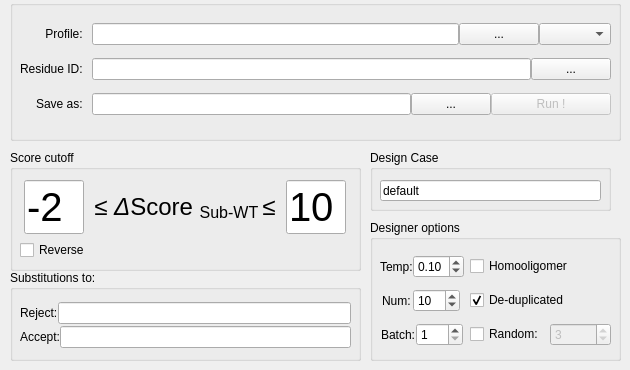
    <widget class="QWidget" name="tab_mutate">
     <property name="statusTip">
      <string>Load Mutants from PSSM with biases.</string>
     </property>
     <attribute name="title">
      <string>Mutate</string>
     </attribute>
     <widget class="QGroupBox" name="groupBox_4">
      <property name="geometry">
       <rect>
        <x>10</x>
        <y>0</y>
        <width>611</width>
        <height>141</height>
       </rect>
      </property>
      <property name="title">
       <string/>
      </property>
      <widget class="QWidget" name="layoutWidget">
       <property name="geometry">
        <rect>
         <x>10</x>
         <y>10</y>
         <width>591</width>
         <height>121</height>
        </rect>
       </property>
       <layout class="QGridLayout" name="gridLayout_IO">
        <property name="verticalSpacing">
         <number>0</number>
        </property>
        <item row="0" column="1">
         <layout class="QHBoxLayout" name="horizontalLayout_18">
          <item>
           <widget class="QLineEdit" name="lineEdit_input_csv">
            <property name="statusTip">
             <string>Input protein profile. eg. PSSM/DMS/CSV. Ignored if external designer is used.</string>
            </property>
            <property name="text">
             <string/>
            </property>
           </widget>
          </item>
          <item>
           <widget class="QPushButton" name="pushButton_open_input_csv">
            <property name="text">
             <string>...</string>
            </property>
           </widget>
          </item>
          <item>
           <widget class="QComboBox" name="comboBox_profile_type">
            <property name="sizePolicy">
             <sizepolicy hsizetype="Fixed" vsizetype="Fixed">
              <horstretch>0</horstretch>
              <verstretch>0</verstretch>
             </sizepolicy>
            </property>
            <property name="minimumSize">
             <size>
              <width>0</width>
              <height>0</height>
             </size>
            </property>
            <property name="maximumSize">
             <size>
              <width>120</width>
              <height>16777215</height>
             </size>
            </property>
            <property name="statusTip">
             <string>Format of profile, automatically determined. Profile will be ignored if choosing external designer.</string>
            </property>
           </widget>
          </item>
         </layout>
        </item>
        <item row="1" column="0">
         <widget class="QLabel" name="label_input_pssm_csv_2">
          <property name="text">
           <string>Residue ID: </string>
          </property>
          <property name="alignment">
           <set>Qt::AlignRight|Qt::AlignTrailing|Qt::AlignVCenter</set>
          </property>
         </widget>
        </item>
        <item row="2" column="1">
         <layout class="QHBoxLayout" name="horizontalLayout_19">
          <item>
           <widget class="QLineEdit" name="lineEdit_output_pse_mutate">
            <property name="sizePolicy">
             <sizepolicy hsizetype="Minimum" vsizetype="Fixed">
              <horstretch>0</horstretch>
              <verstretch>0</verstretch>
             </sizepolicy>
            </property>
            <property name="statusTip">
             <string>Output session path</string>
            </property>
            <property name="text">
             <string/>
            </property>
           </widget>
          </item>
          <item>
           <widget class="QPushButton" name="pushButton_open_output_pse_mutate">
            <property name="sizePolicy">
             <sizepolicy hsizetype="Fixed" vsizetype="Fixed">
              <horstretch>0</horstretch>
              <verstretch>0</verstretch>
             </sizepolicy>
            </property>
            <property name="text">
             <string>...</string>
            </property>
           </widget>
          </item>
          <item>
           <widget class="QPushButton" name="pushButton_run_PSSM_to_pse">
            <property name="enabled">
             <bool>false</bool>
            </property>
            <property name="sizePolicy">
             <sizepolicy hsizetype="Fixed" vsizetype="Fixed">
              <horstretch>0</horstretch>
              <verstretch>0</verstretch>
             </sizepolicy>
            </property>
            <property name="maximumSize">
             <size>
              <width>120</width>
              <height>16777215</height>
             </size>
            </property>
            <property name="text">
             <string>Run !</string>
            </property>
            <property name="checkable">
             <bool>false</bool>
            </property>
           </widget>
          </item>
         </layout>
        </item>
        <item row="2" column="0">
         <widget class="QLabel" name="label_output_pse_2">
          <property name="text">
           <string>Save as: </string>
          </property>
          <property name="alignment">
           <set>Qt::AlignRight|Qt::AlignTrailing|Qt::AlignVCenter</set>
          </property>
         </widget>
        </item>
        <item row="1" column="1">
         <layout class="QHBoxLayout" name="horizontalLayout_3">
          <item>
           <widget class="QLineEdit" name="lineEdit_input_customized_indices">
            <property name="statusTip">
             <string>Design residue indices, text file or string like `16-78,99,103,192-199`</string>
            </property>
            <property name="text">
             <string/>
            </property>
           </widget>
          </item>
          <item>
           <widget class="QPushButton" name="pushButton_open_customized_indices">
            <property name="sizePolicy">
             <sizepolicy hsizetype="Fixed" vsizetype="Fixed">
              <horstretch>0</horstretch>
              <verstretch>0</verstretch>
             </sizepolicy>
            </property>
            <property name="text">
             <string>...</string>
            </property>
           </widget>
          </item>
         </layout>
        </item>
        <item row="0" column="0">
         <widget class="QLabel" name="label_input_pssm_csv">
          <property name="text">
           <string>Profile: </string>
          </property>
          <property name="alignment">
           <set>Qt::AlignRight|Qt::AlignTrailing|Qt::AlignVCenter</set>
          </property>
         </widget>
        </item>
       </layout>
      </widget>
     </widget>
     <widget class="QGroupBox" name="groupBox_2">
      <property name="geometry">
       <rect>
        <x>10</x>
        <y>150</y>
        <width>351</width>
        <height>121</height>
       </rect>
      </property>
      <property name="title">
       <string>Score cutoff</string>
      </property>
      <widget class="QWidget" name="verticalLayoutWidget_4">
       <property name="geometry">
        <rect>
         <x>10</x>
         <y>30</y>
         <width>331</width>
         <height>81</height>
        </rect>
       </property>
       <layout class="QVBoxLayout" name="verticalLayout_7">
        <item>
         <layout class="QHBoxLayout" name="horizontalLayout_36">
          <item>
           <widget class="QLineEdit" name="lineEdit_score_minima">
            <property name="sizePolicy">
             <sizepolicy hsizetype="Fixed" vsizetype="Fixed">
              <horstretch>0</horstretch>
              <verstretch>0</verstretch>
             </sizepolicy>
            </property>
            <property name="maximumSize">
             <size>
              <width>60</width>
              <height>16777215</height>
             </size>
            </property>
            <property name="font">
             <font>
              <pointsize>30</pointsize>
             </font>
            </property>
            <property name="statusTip">
             <string/>
            </property>
            <property name="inputMethodHints">
             <set>Qt::ImhDigitsOnly</set>
            </property>
            <property name="text">
             <string>-2</string>
            </property>
           </widget>
          </item>
          <item>
           <widget class="QLabel" name="label_output_pse_3">
            <property name="sizePolicy">
             <sizepolicy hsizetype="Fixed" vsizetype="Fixed">
              <horstretch>0</horstretch>
              <verstretch>0</verstretch>
             </sizepolicy>
            </property>
            <property name="statusTip">
             <string>Scoring criteria for profile designer.</string>
            </property>
            <property name="text">
             <string>&lt;html&gt;&lt;head/&gt;&lt;body&gt;&lt;p&gt;&lt;span style=&quot; font-size:18pt;&quot;&gt;≤ &lt;/span&gt;&lt;span style=&quot; font-size:18pt; font-style:italic;&quot;&gt;Δ&lt;/span&gt;&lt;span style=&quot; font-size:18pt;&quot;&gt;Score &lt;/span&gt;&lt;span style=&quot; font-size:18pt; vertical-align:sub;&quot;&gt;Sub-WT &lt;/span&gt;&lt;span style=&quot; font-size:18pt;&quot;&gt;≤&lt;/span&gt;&lt;/p&gt;&lt;/body&gt;&lt;/html&gt;</string>
            </property>
            <property name="alignment">
             <set>Qt::AlignCenter</set>
            </property>
           </widget>
          </item>
          <item>
           <widget class="QLineEdit" name="lineEdit_score_maxima">
            <property name="sizePolicy">
             <sizepolicy hsizetype="Fixed" vsizetype="Fixed">
              <horstretch>0</horstretch>
              <verstretch>0</verstretch>
             </sizepolicy>
            </property>
            <property name="maximumSize">
             <size>
              <width>60</width>
              <height>16777215</height>
             </size>
            </property>
            <property name="font">
             <font>
              <pointsize>30</pointsize>
             </font>
            </property>
            <property name="statusTip">
             <string>Scoring criteria for profile designer.</string>
            </property>
            <property name="inputMethodHints">
             <set>Qt::ImhDigitsOnly</set>
            </property>
            <property name="text">
             <string>10</string>
            </property>
           </widget>
          </item>
         </layout>
        </item>
        <item>
         <widget class="QCheckBox" name="checkBox_reverse_mutant_effect">
          <property name="statusTip">
           <string>Lower scores will be favored in certain scoring methods, such as ddG scoring.</string>
          </property>
          <property name="text">
           <string>Reverse</string>
          </property>
         </widget>
        </item>
       </layout>
      </widget>
     </widget>
     <widget class="QGroupBox" name="groupBox_11">
      <property name="geometry">
       <rect>
        <x>370</x>
        <y>220</y>
        <width>251</width>
        <height>141</height>
       </rect>
      </property>
      <property name="title">
       <string>Designer options</string>
      </property>
      <widget class="QWidget" name="gridLayoutWidget">
       <property name="geometry">
        <rect>
         <x>10</x>
         <y>30</y>
         <width>231</width>
         <height>101</height>
        </rect>
       </property>
       <layout class="QGridLayout" name="gridLayout_6">
        <item row="1" column="0">
         <layout class="QHBoxLayout" name="horizontalLayout_49">
          <property name="spacing">
           <number>0</number>
          </property>
          <item>
           <widget class="QLabel" name="label_3">
            <property name="sizePolicy">
             <sizepolicy hsizetype="Fixed" vsizetype="Preferred">
              <horstretch>0</horstretch>
              <verstretch>0</verstretch>
             </sizepolicy>
            </property>
            <property name="statusTip">
             <string>Number of sequence to sample.</string>
            </property>
            <property name="text">
             <string>Num:</string>
            </property>
            <property name="alignment">
             <set>Qt::AlignLeading|Qt::AlignLeft|Qt::AlignVCenter</set>
            </property>
           </widget>
          </item>
          <item>
           <widget class="QSpinBox" name="spinBox_designer_batch">
            <property name="sizePolicy">
             <sizepolicy hsizetype="Fixed" vsizetype="Fixed">
              <horstretch>0</horstretch>
              <verstretch>0</verstretch>
             </sizepolicy>
            </property>
            <property name="statusTip">
             <string>Number of sequence to sample.</string>
            </property>
            <property name="alignment">
             <set>Qt::AlignLeading|Qt::AlignLeft|Qt::AlignVCenter</set>
            </property>
            <property name="minimum">
             <number>1</number>
            </property>
            <property name="maximum">
             <number>999</number>
            </property>
            <property name="singleStep">
             <number>1</number>
            </property>
            <property name="value">
             <number>10</number>
            </property>
           </widget>
          </item>
         </layout>
        </item>
        <item row="0" column="0">
         <layout class="QHBoxLayout" name="horizontalLayout_47">
          <property name="spacing">
           <number>0</number>
          </property>
          <item>
           <widget class="QLabel" name="label">
            <property name="sizePolicy">
             <sizepolicy hsizetype="Fixed" vsizetype="Preferred">
              <horstretch>0</horstretch>
              <verstretch>0</verstretch>
             </sizepolicy>
            </property>
            <property name="statusTip">
             <string>Temperature of external designer. Higher values will lead to more diversity.</string>
            </property>
            <property name="text">
             <string>Temp:</string>
            </property>
            <property name="alignment">
             <set>Qt::AlignLeading|Qt::AlignLeft|Qt::AlignVCenter</set>
            </property>
           </widget>
          </item>
          <item>
           <widget class="QDoubleSpinBox" name="doubleSpinBox_designer_temperature">
            <property name="sizePolicy">
             <sizepolicy hsizetype="Fixed" vsizetype="Fixed">
              <horstretch>0</horstretch>
              <verstretch>0</verstretch>
             </sizepolicy>
            </property>
            <property name="statusTip">
             <string>Temperature of external designer. Higher values will lead to more diversity.</string>
            </property>
            <property name="alignment">
             <set>Qt::AlignLeading|Qt::AlignLeft|Qt::AlignVCenter</set>
            </property>
            <property name="minimum">
             <double>0.050000000000000</double>
            </property>
            <property name="maximum">
             <double>0.600000000000000</double>
            </property>
            <property name="singleStep">
             <double>0.050000000000000</double>
            </property>
            <property name="value">
             <double>0.100000000000000</double>
            </property>
           </widget>
          </item>
         </layout>
        </item>
        <item row="1" column="1">
         <widget class="QCheckBox" name="checkBox_deduplicate_designs">
          <property name="statusTip">
           <string>Drop duplicated design randomly</string>
          </property>
          <property name="text">
           <string>De-duplicated</string>
          </property>
          <property name="checked">
           <bool>true</bool>
          </property>
         </widget>
        </item>
        <item row="2" column="0">
         <layout class="QHBoxLayout" name="horizontalLayout_50">
          <property name="spacing">
           <number>0</number>
          </property>
          <item>
           <widget class="QLabel" name="label_4">
            <property name="sizePolicy">
             <sizepolicy hsizetype="Fixed" vsizetype="Preferred">
              <horstretch>0</horstretch>
              <verstretch>0</verstretch>
             </sizepolicy>
            </property>
            <property name="statusTip">
             <string>Batch of parallelized sampling.  For ProteinMPNN, `total_num = batch * num_sample`</string>
            </property>
            <property name="text">
             <string>Batch:</string>
            </property>
            <property name="alignment">
             <set>Qt::AlignLeading|Qt::AlignLeft|Qt::AlignVCenter</set>
            </property>
           </widget>
          </item>
          <item>
           <widget class="QSpinBox" name="spinBox_designer_num_samples">
            <property name="sizePolicy">
             <sizepolicy hsizetype="Fixed" vsizetype="Fixed">
              <horstretch>0</horstretch>
              <verstretch>0</verstretch>
             </sizepolicy>
            </property>
            <property name="statusTip">
             <string>Batch of parallelized sampling.  For ProteinMPNN, `total_num = batch * num_sample`</string>
            </property>
            <property name="alignment">
             <set>Qt::AlignLeading|Qt::AlignLeft|Qt::AlignVCenter</set>
            </property>
            <property name="minimum">
             <number>1</number>
            </property>
            <property name="maximum">
             <number>999</number>
            </property>
           </widget>
          </item>
         </layout>
        </item>
        <item row="0" column="1">
         <widget class="QCheckBox" name="checkBox_designer_homooligomeric">
          <property name="statusTip">
           <string>Homo-oligomeric binding of design chain_id</string>
          </property>
          <property name="text">
           <string>Homooligomer</string>
          </property>
         </widget>
        </item>
        <item row="2" column="1">
         <layout class="QHBoxLayout" name="horizontalLayout_17">
          <item>
           <widget class="QCheckBox" name="checkBox_randomized_sampling">
            <property name="statusTip">
             <string>Randomized sampling of few shot mutant</string>
            </property>
            <property name="text">
             <string>Random:</string>
            </property>
           </widget>
          </item>
          <item>
           <widget class="QSpinBox" name="spinBox_randomized_sampling">
            <property name="enabled">
             <bool>false</bool>
            </property>
            <property name="statusTip">
             <string>Randomized sampling of few shot mutant</string>
            </property>
            <property name="minimum">
             <number>1</number>
            </property>
            <property name="value">
             <number>3</number>
            </property>
           </widget>
          </item>
         </layout>
        </item>
       </layout>
      </widget>
     </widget>
     <widget class="QGroupBox" name="groupBox_reject_substitution">
      <property name="geometry">
       <rect>
        <x>10</x>
        <y>270</y>
        <width>351</width>
        <height>91</height>
       </rect>
      </property>
      <property name="title">
       <string>Substitutions to:</string>
      </property>
      <widget class="QWidget" name="verticalLayoutWidget_14">
       <property name="geometry">
        <rect>
         <x>10</x>
         <y>30</y>
         <width>331</width>
         <height>51</height>
        </rect>
       </property>
       <layout class="QVBoxLayout" name="verticalLayout_20">
        <property name="spacing">
         <number>0</number>
        </property>
        <item>
         <layout class="QHBoxLayout" name="horizontalLayout_53">
          <item>
           <widget class="QLabel" name="label_2">
            <property name="sizePolicy">
             <sizepolicy hsizetype="Fixed" vsizetype="Preferred">
              <horstretch>0</horstretch>
              <verstretch>0</verstretch>
             </sizepolicy>
            </property>
            <property name="statusTip">
             <string>Reject some substitutions</string>
            </property>
            <property name="text">
             <string>Reject:</string>
            </property>
            <property name="alignment">
             <set>Qt::AlignLeading|Qt::AlignLeft|Qt::AlignVCenter</set>
            </property>
           </widget>
          </item>
          <item>
           <widget class="QLineEdit" name="lineEdit_reject_substitution">
            <property name="statusTip">
             <string>Substitutions to reject. eg. `PC` to reject proline and cysteine.</string>
            </property>
           </widget>
          </item>
         </layout>
        </item>
        <item>
         <layout class="QHBoxLayout" name="horizontalLayout_55">
          <item>
           <widget class="QLabel" name="label_5">
            <property name="sizePolicy">
             <sizepolicy hsizetype="Fixed" vsizetype="Preferred">
              <horstretch>0</horstretch>
              <verstretch>0</verstretch>
             </sizepolicy>
            </property>
            <property name="statusTip">
             <string>Allow some substitutions.</string>
            </property>
            <property name="text">
             <string>Accept:</string>
            </property>
            <property name="alignment">
             <set>Qt::AlignLeading|Qt::AlignLeft|Qt::AlignVCenter</set>
            </property>
           </widget>
          </item>
          <item>
           <widget class="QLineEdit" name="lineEdit_preffer_substitution">
            <property name="statusTip">
             <string>Preferred substitutions. For PSSM and CSV: `E:DATY K:RATY`. For external designers: `DNEQKRHHH`. </string>
            </property>
           </widget>
          </item>
         </layout>
        </item>
       </layout>
      </widget>
     </widget>
     <widget class="QGroupBox" name="groupBox">
      <property name="geometry">
       <rect>
        <x>370</x>
        <y>150</y>
        <width>241</width>
        <height>61</height>
       </rect>
      </property>
      <property name="title">
       <string>Design Case</string>
      </property>
      <widget class="QLineEdit" name="lineEdit_design_case">
       <property name="geometry">
        <rect>
         <x>10</x>
         <y>30</y>
         <width>221</width>
         <height>21</height>
        </rect>
       </property>
       <property name="statusTip">
        <string>You should name this design case with a proper label.</string>
       </property>
       <property name="text">
        <string>default</string>
       </property>
      </widget>
     </widget>
    </widget>
